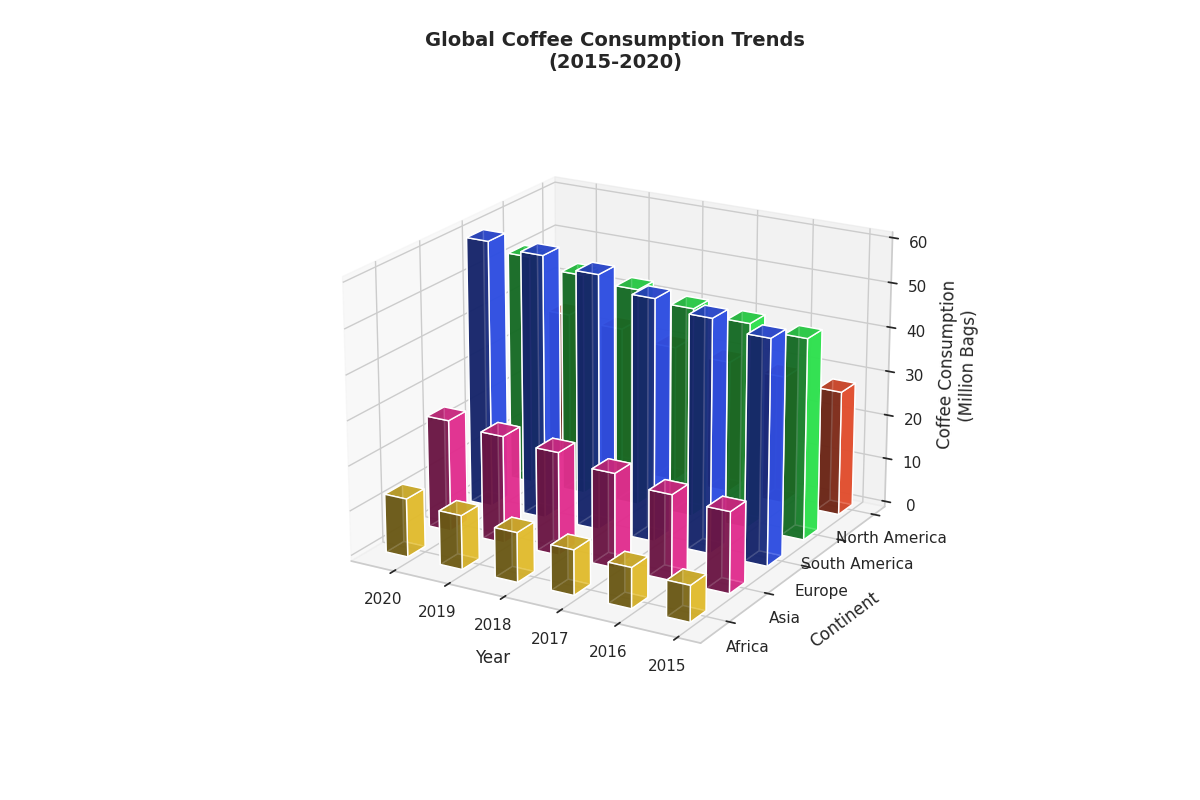

The Python source for this figure:
import matplotlib.pyplot as plt
import numpy as np
from mpl_toolkits.mplot3d import Axes3D

years = np.array([2015, 2016, 2017, 2018, 2019, 2020])
continents = ['North America', 'South America', 'Europe', 'Asia', 'Africa']
consumption = np.array([
    [28, 29, 30, 31, 33, 34],
    [45, 46, 47, 49, 50, 52],
    [50, 52, 54, 57, 59, 60],
    [18, 19, 21, 23, 24, 25],
    [8, 9, 10, 11, 12, 13],
])

fig = plt.figure(figsize=(12, 8))
ax = fig.add_subplot(111, projection='3d')

_x, _y = np.meshgrid(np.arange(len(years)), np.arange(len(continents)))
x, y = _x.flatten(), _y.flatten()
z = np.zeros_like(x)
dx = dy = 0.4
dz = consumption.flatten()

# New set of colors
colors = ['#FF5733', '#33FF57', '#3357FF', '#FF33A1', '#FFD433']

for i in range(len(continents)):
    ax.bar3d(x[y == i], y[y == i], z[y == i], dx, dy, dz[y == i], color=colors[i], alpha=0.8)

ax.set_xlabel('Year', labelpad=10)
ax.set_ylabel('Continent', labelpad=10)
ax.set_zlabel('Coffee Consumption\n(Million Bags)', labelpad=10)

ax.set_xticks(np.arange(len(years)))
ax.set_xticklabels(years)
ax.set_yticks(np.arange(len(continents)))
ax.set_yticklabels(continents)

ax.view_init(elev=20, azim=120)
ax.set_title('Global Coffee Consumption Trends\n(2015-2020)', fontsize=14, fontweight='bold', pad=20)

plt.tight_layout()
plt.show()
